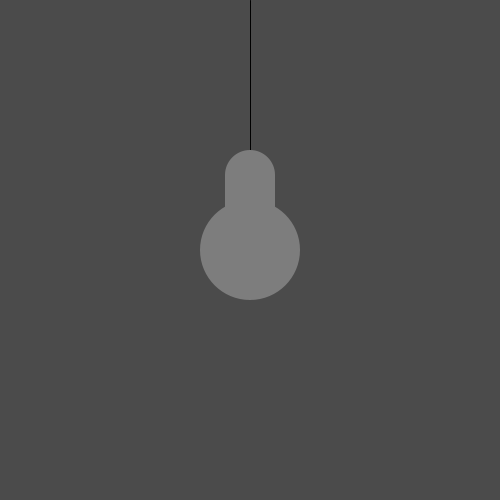
Frame 1 (no input)
Frame 60 (the mouse pressed at the canvas centre just before this capture): identical to frame 1, image omitted
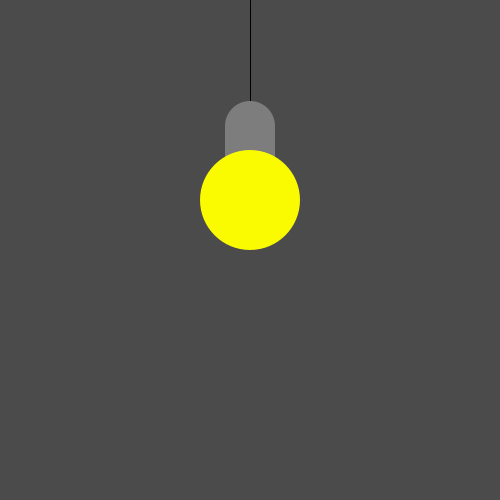
Frame 120 (the mouse held since frame 60 and released just before this capture)

The Processing sketch that drew these frames (run headless with seeded random() and noise(); from frame 60 on, the mouse is pressed at the canvas centre):

// Processing sketch: On_off_Bulb
// ── On_off_Bulb.pde

// if statements. Check is something is true

/*
if( the door is open)
 {
 spawnBadGuys
 }
 
 boolean doorIsOpen = false;
 
 if(doorIsOpen == true)
 {
 SpawnBadGuys();
 }
 
 */


void setup()// only happens at the start of the project
{

  size(500, 500); // size of the canvis
}
int bulbCenterX = 250, bulbSize = 100, bulbCenterY = 250; 
void draw()// draw something evey single frame
{
  background(75); 

  // going to draw the light bulb
  fill(125); // dark tone gray -> (R,G,B) --> (125,125,125);
  strokeWeight(1); // set stroke weight to 1 pixel
  stroke(0); 
  line(250, bulbCenterY-75, 250, 0);// draws line from the bulb to the top of the screen
  noStroke(); // removes the line form the shapes
  // draws the housing for the blub
  ellipse(bulbCenterX, bulbCenterY - 75, 50, 50);
  rect(bulbCenterX - 25, bulbCenterY - 75, 50, 50);
  //draws the bulb glass part
  if (mouseX > bulbCenterX - bulbSize * 0.5
      && mouseX < bulbCenterX + bulbSize * 0.5
      && mouseY > bulbCenterY - bulbSize * 0.5
      && mouseY < bulbCenterY + bulbSize * 0.5)
  {
    fill(250, 250, 0); 
    bulbCenterY --; 
  }else{
    fill(125);
    if(bulbCenterY < 250)
    {
      bulbCenterY++; 
      
    }
  } 


  ellipse(bulbCenterX, bulbCenterY, bulbSize, bulbSize);

  // (x, y, size, size) size = D
   /*
  //testing display
  noFill();
  strokeWeight(3);
  stroke(0, 255, 0);
  rect(bulbCenterX - bulbSize * 0.5, bulbCenterY - bulbSize * 0.5, bulbSize, bulbSize);
  stroke(0);
  */
}
